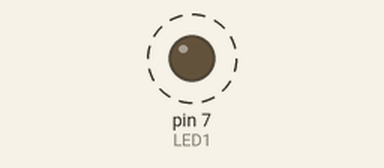
A sketch run on a simulated Arduino Mega 2560, built with avr-gcc and run on an emulated ATmega2560. Shown: output pins drawn as LEDs (lit = HIGH). Dashed ring = blinking.

Above: at 0.4 s.
Timing chart, 0 to 4.6 s (numbered marks = the images above):
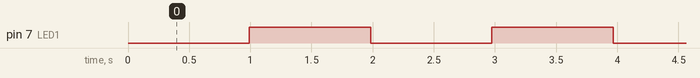

Measured:
- by itself, pin 7 (LED1): alternates HIGH for 0.99 s and LOW for 0.99 s

The sketch:

periodic.ino
```cpp
#include <Arduino.h>
#include <avr/interrupt.h>
#include <avr/io.h>

#define LED1 7

// This periodic task runs every 10ms
// It blinks the LED on or off every 1s
ISR(TIMER3_OVF_vect)
{
	static int count = 0;
	static bool led_on = false;

	// after 100 10ms intervals, toggle the LED
	count++;
	if (count == 99) {
		count = 0;
		led_on = !led_on;
		digitalWrite(LED1, led_on?HIGH:LOW);
	}

	// reset counter so it can fire again
	TCNT3 = 64910; // reload counter value
	TIFR3 = 0; // clear interrupt flag
}

void setup()
{
	pinMode(LED1, OUTPUT);

	// Configure Timer/Counter #3 (#1 is used by Arduino for delay() and friends)
	// This setup will cause it to count down to zero, triggering a TIMER3_OVF (timer 3 overflow) interrupt
	TCCR3B = 0; // disable timer/counter during configuration
	TIFR3 = 0; // clear overflow flag
	TCCR3A = 0; // set normal counter mode
	TCCR3B = 0x04; // set prescaler to 256. 16MHz/256 = 75kHz (16us period)
	TCNT3 = 65536-625; // pre-load counter.. 625 * 16us = 10ms
	TIMSK3 = 0x01; // enable timer interrupt
}

void loop()
{
}
```
